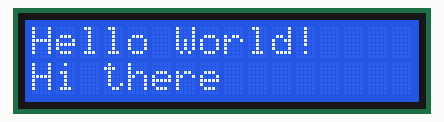
A sketch run on a simulated Arduino Uno, built with avr-gcc and run on an emulated ATmega328P. Parts: 16×2 character LCD.

Above: at 0.1 s.
At 1.1 s:
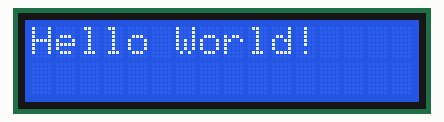

The sketch:

LCDdisplay.ino
```cpp
#include <LiquidCrystal.h>
LiquidCrystal LCD(10,9,5,4,3,2);

void setup() {
  // put your setup code here, to run once:
  LCD.begin(16,2);
  LCD.setCursor(0,0);
  LCD.print("Hello World!");
}

void loop() {
  LCD.setCursor(0,1);
  LCD.print("Hi there");
  delay(1000);
  LCD.setCursor(0,1);
  LCD.print("            ");
  delay(1000);
  // put your main code here, to run repeatedly:

}
```

Measured:
- what the display in image 1 shows lasts 1.0 s, from 1.1 s to 2.1 s
